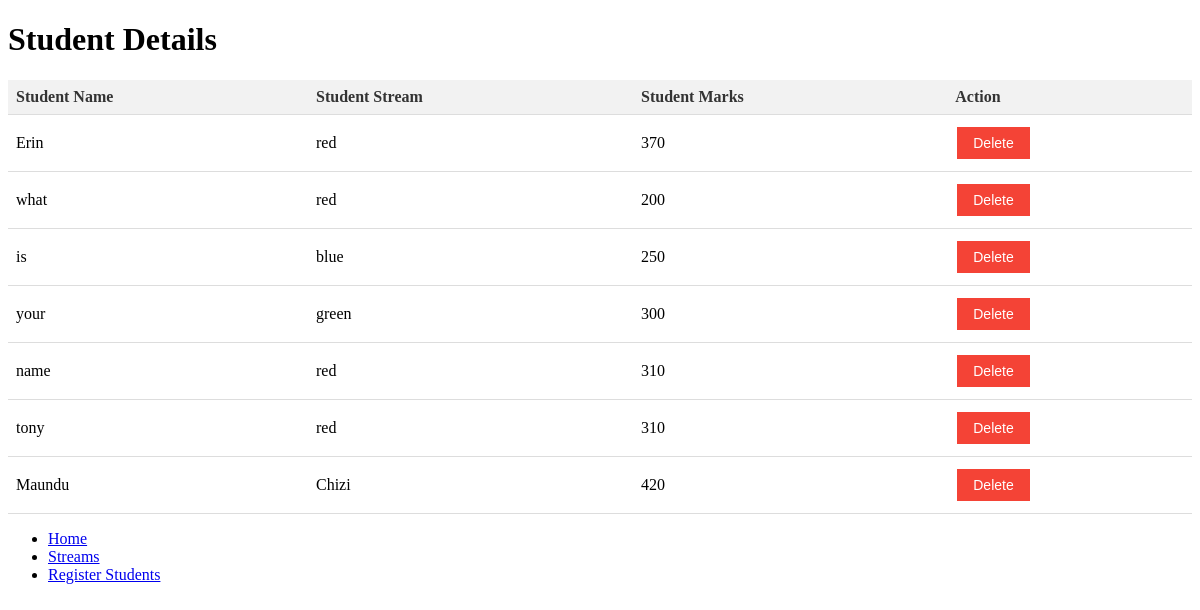
Page /students.php on the committed database.
### tables this page shows
CREATE TABLE `student_records` (
  `id` int(11) NOT NULL,
  `student_name` text NOT NULL,
  `student_stream` text NOT NULL,
  `student_marks` int(11) NOT NULL
);

### students.php (the view, shortened to what this page needs)
<!DOCTYPE html>
<html>
<head>
</head>
<body>
	<h1>Student Details</h1>
	<table>
		<thead>
			<tr>
				<th>Student Name</th>
				<th>Student Stream</th>
				<th>Student Marks</th>
				<th>Action</th>
			</tr>
		</thead>
		<tbody>
			<?php
				$host = "localhost";
				$username = "root";
				$password = "";
				$database = "st_hanahs_db";
				$conn = mysqli_connect($host, $username, $password, $database);
				$sql = "SELECT * FROM student_records";
				$result = mysqli_query($conn, $sql);
				if (mysqli_num_rows($result) > 0) {
					while ($row = mysqli_fetch_assoc($result)) {
						echo "<tr>";
						echo "<td>" . $row['student_name'] . "</td>";
						echo "<td>" . $row['student_stream'] . "</td>";
						echo "<td>" . $row['student_marks'] . "</td>";
						echo "<td><button onclick=\"deleteRecord(" . $row['id'] . ")\">Delete</button></td>";
						echo "</tr>";
					}
				} else {
					echo "<tr><td colspan='4'>No records found</td></tr>";
				}
			?>
		</tbody>
	</table>
<nav>
    <ul>
      <li><a href="home.php">Home</a></li>
      <li><a href="student_query.php">Streams</a></li>
      <li><a href="register.php">Register Students</a></li>
    </ul>
</nav>
</body>
</html>

### students.php (style rules this page uses)
table { border-collapse: collapse; width: 100%; }
th, td { text-align: left; padding: 8px; border-bottom: 1px solid #ddd; }
th { background-color: #f2f2f2; color: #333; }
button { background-color: #f44336; color: white; border: none; padding: 8px 16px; text-align: center; text-decoration: none; display: inline-block; font-size: 14px; margin: 4px 2px; cursor: pointer; }

### rows in the picture
student_records: student_name "Erin", student_stream "red", student_marks "370"
student_records: student_name "what", student_stream "red", student_marks "200"
student_records: student_name "is", student_stream "blue", student_marks "250"
student_records: student_name "your", student_stream "green", student_marks "300"
student_records: student_name "name", student_stream "red", student_marks "310"
student_records: student_name "tony", student_stream "red", student_marks "310"
student_records: student_name "Maundu", student_stream "Chizi", student_marks "420"
